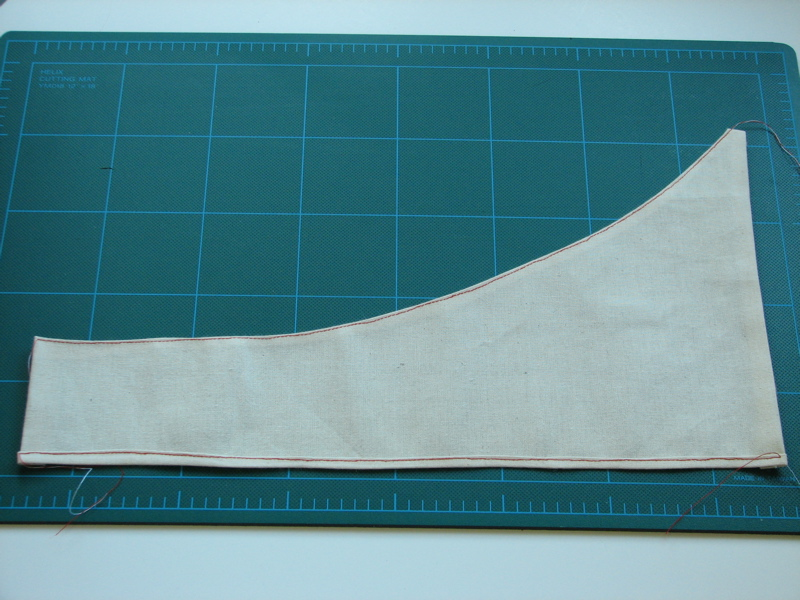
#> input picture examples/craft_photos/incoming/Cutting_mat.jpg, 800 x 600 px; its folder holds only this picture in this run
$ python -i material_detection.py   (imports and definitions only)
#> lines starting #> are read from the running program, lines starting #| are printed output that depends on the picture; after the words box and inside, x2 and y2 are one past the last pixel; in counts of white or black regions, pixels touching at a corner belong together
#> further down, picture is the input picture: PIL image 800x600 RGB; mean R, G, B 93.2, 138.3, 145.7
"""Conservative pixel-derived outlines. No learned masks or physical scale inference.

One isolated, fully visible sheet on a contrasting background is supported.
Unresolved holes, competing pieces, touching image edges and weak separation fail
closed. Approximate vision boxes guide seeds only; they never become an outline.
"""
import io
import threading
from PIL import Image, ImageOps, UnidentifiedImageError

MAX_IMAGE_BYTES=8*1024*1024
_CV_LOCK=threading.Lock()

class DetectionError(ValueError):
    pass

# [26 lines left out: functions decode_photo, vision_image, not called in this run]

def detect_outline(photo, guidance=None):
    # OpenCV's RNG is process-global. Serialize the bounded CPU operation, also
    # across cancellation, rather than leaving cancelled worker jobs unbounded.
    if not _CV_LOCK.acquire(blocking=False):raise DetectionError('detection_busy')
    try:
        import cv2
        try:return _detect(photo,guidance)
        except cv2.error:raise DetectionError('foreground_not_clear') from None
    finally:_CV_LOCK.release()

def _detect(photo,guidance):
    import cv2
    import numpy as np
    from shapely.geometry import Polygon, box, mapping
    if guidance and (not guidance['flat_for_cutting'] or guidance['issues']):
        raise DetectionError('photo_not_suitable')
    small=photo.copy();small.thumbnail((768,768),Image.Resampling.LANCZOS)
    rgb=np.asarray(small);height,width=rgb.shape[:2]
#> after `height, width = rgb.shape[:2]`: height = 576; width = 768
    cv2.setNumThreads(1);cv2.setRNGSeed(0)
    lab=cv2.cvtColor(rgb,cv2.COLOR_RGB2LAB).astype(np.float32)
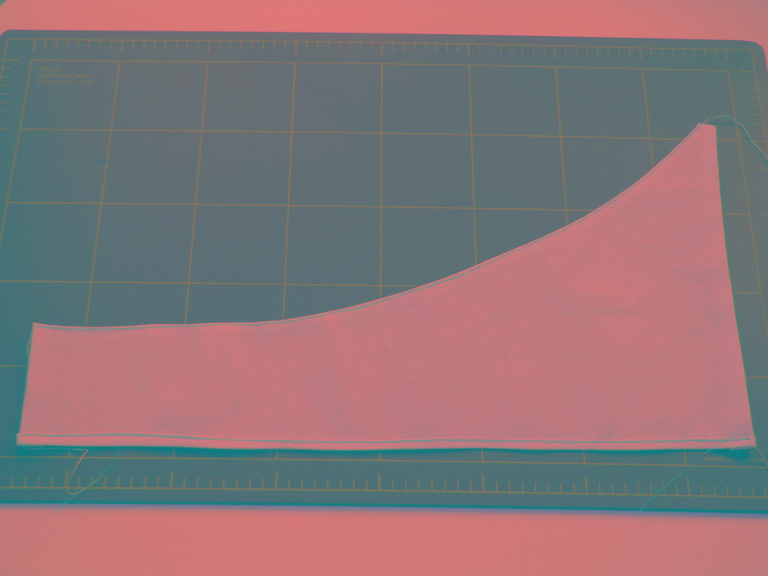
#> lab: shape (576, 768, 3) float32; mean R, G, B 138.8, 116.2, 119.7
    band=max(2,min(width,height)//40)
#> band = 14
    border=np.concatenate((lab[:band].reshape(-1,3),lab[-band:].reshape(-1,3),
                           lab[:,:band].reshape(-1,3),lab[:,-band:].reshape(-1,3)))
    # Several actual border colours accommodate gradients and patterned surfaces.
    sample=np.ascontiguousarray(border[::max(1,len(border)//2048)])
#> sample = 2091 rows, first 8: [99, 120, 120], [202, 120, 119], [206, 121, 119], [210, 120, 119], [209, 120, 119], [212, 118, 120], [214, 118, 120], [214, 121, 119]
    _,labels,centres=cv2.kmeans(sample,3,None,(cv2.TERM_CRITERIA_EPS+cv2.TERM_CRITERIA_MAX_ITER,20,.2),1,cv2.KMEANS_PP_CENTERS)
#> labels = 2091 values, max 2 at index 0, min 0 at index 1228, mean 0.967; centres = [[68.63, 114.5, 118.9], [205.6, 120, 119.9], [101.2, 113.8, 112.7]]
    distances=np.min(np.linalg.norm(lab[:,:,None,:]-centres[None,None,:,:],axis=3),axis=2)
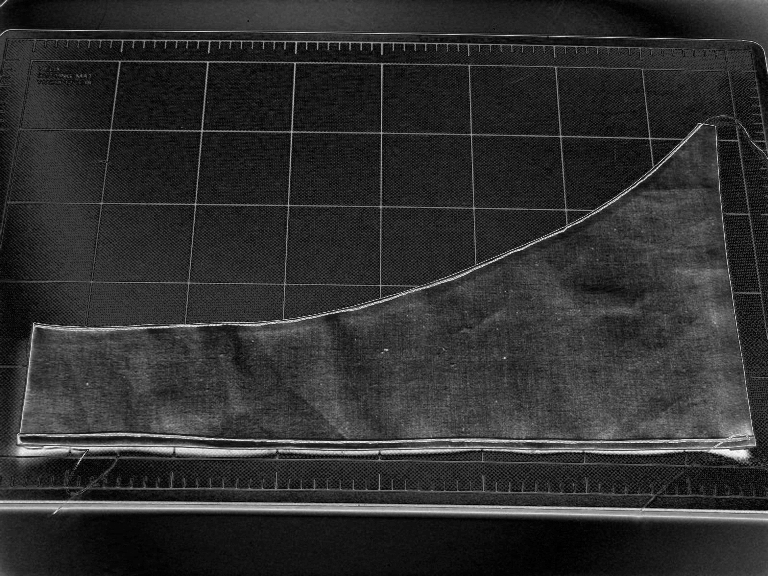
#> distances: shape (576, 768) float32; min 0.385, max 63.67, mean 12.2; drawn with min black and max white
    border_dist=np.min(np.linalg.norm(border[:,None,:]-centres[None,:,:],axis=2),axis=1)
    threshold=max(12.,float(np.percentile(border_dist,95))+8.)
#> threshold = 27.18
    try:
        if threshold>55:raise DetectionError('background_too_complex')
        result,_=_outline_from_contrast(photo,rgb,lab,distances,threshold,guidance)
        return result
    except DetectionError as error:
        # Preserve clear topology/suitability refusals. Only weak colour separation
        # invokes the additional spatial hypotheses, never a lower area threshold.
        if str(error) not in ('foreground_not_clear','background_too_complex'):raise
        primary_error=error
    return _interior_background_outline(photo,rgb,guidance,primary_error)

def _interior_background_outline(photo,rgb,guidance,primary_error):
    """A tabletop at the frame can share a colour with enclosed material.

    Learn a bounded set of image-wide background colours, require each background
    hypothesis to have broad spatial/frame support, then remove frame-connected
    exterior regions. Never choose a foreground by colour alone or from a box.
    """
    import cv2
    import numpy as np
    lab=cv2.medianBlur(cv2.cvtColor(rgb,cv2.COLOR_RGB2LAB),3).astype(np.float32)
    height,width=lab.shape[:2]
    flat=lab.reshape(-1,3);sample=flat[::max(1,len(flat)//4096)].copy()
    cv2.setRNGSeed(0)
    _,labels,centres=cv2.kmeans(sample,4,None,(cv2.TERM_CRITERIA_EPS+cv2.TERM_CRITERIA_MAX_ITER,30,.2),1,cv2.KMEANS_PP_CENTERS)
    results=[]
    for index,centre in enumerate(centres):
        residual=np.linalg.norm(sample[labels.ravel()==index]-centre,axis=1)
        if not len(residual):continue
        threshold=max(12.,float(np.percentile(residual,95))+8.)
        if threshold>55:continue
        distances=np.linalg.norm(lab-centre,axis=2)
        background=distances<=threshold
        frame=np.concatenate((background[0],background[-1],background[:,0],background[:,-1]))
        quadrants=[background[:height//2,:width//2],background[:height//2,width//2:],
                   background[height//2:,:width//2],background[height//2:,width//2:]]
        if background.mean()<.25 or frame.mean()<.05 or sum(q.mean()>.1 for q in quadrants)<3:continue
        try:
            result,mask=_outline_from_contrast(photo,rgb,lab,distances,threshold,guidance,spatial=True)
            results.append((float(background.mean()),result,mask))
        except DetectionError as error:
            # An alternative colour interpretation must not hide competing pieces,
            # a cut-out, incomplete edges, or a malformed contour.
            if str(error)!='foreground_not_clear':raise
    if not results:raise primary_error
    results.sort(key=lambda item:-item[0])
    _,result,mask=results[0]
    for _,_,other in results[1:]:
        intersection=np.count_nonzero(mask&other);union=np.count_nonzero(mask|other)
        if intersection/max(union,1)<.9:raise DetectionError('foreground_not_clear')
    return result

def _outline_from_contrast(photo,rgb,lab,distances,threshold,guidance,spatial=False):
#> called with threshold = 27.18, spatial = False
    import cv2
    import numpy as np
    from shapely.geometry import Polygon, box, mapping
    height,width=rgb.shape[:2];band=max(2,min(width,height)//40)
#> after `height, width = rgb.shape[:2]`: height = 576; width = 768
#> after `band = max(2, min(width, height) // 40)`: band = 14
    candidate=(distances>threshold).astype(np.uint8)
#> candidate: shape (576, 768); values 0 (black) and 1 (white), 5% white; 1230 white regions (1167 under 20 px), largest, box (x1, y1, x2, y2) and area: (11, 406, 756, 465) 6922, (0, 500, 768, 522) 6814, (228, 123, 709, 327) 1192
    if spatial:
        # Break thin mat-grid/loose-thread bridges before spatial connectivity.
        candidate=cv2.morphologyEx(candidate,cv2.MORPH_OPEN,np.ones((3,3),np.uint8))
    allowed=None
    if guidance:
        x0,y0,x1,y1=guidance['region']
        # Check consistency with the hint, never clip a foreground to a model box.
        allowed=np.zeros_like(candidate)
        left=max(0,int((x0-.06)*width));right=min(width,int((x1+.06)*width)+1)
        top=max(0,int((y0-.06)*height));bottom=min(height,int((y1+.06)*height)+1)
        allowed[top:bottom,left:right]=1
    candidate=cv2.morphologyEx(candidate,cv2.MORPH_CLOSE,np.ones((3,3),np.uint8))
#> candidate: shape (576, 768); values 0 (black) and 1 (white), 5.9% white; 537 white regions (476 under 20 px), largest, box (x1, y1, x2, y2) and area: (9, 123, 756, 465) 12712, (0, 500, 768, 522) 7196, (110, 61, 369, 214) 862
    count,components,stats,_=cv2.connectedComponentsWithStats(candidate,8)
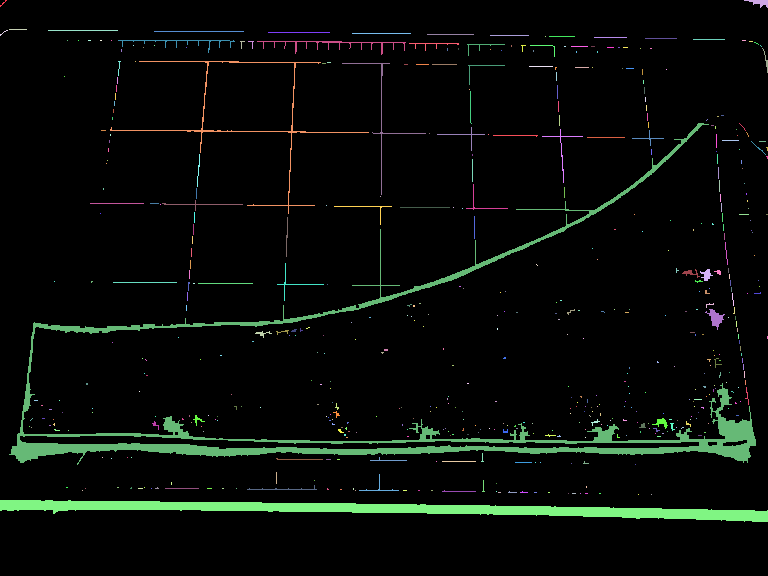
#> components: shape (576, 768) int32; 538 distinct labels, from 0 to 537; one colour per label, 0 black
#> count = 538; stats = 538 rows, first 6: [0, 0, 768, 576, 416430], [0, 0, 7, 7, 11], [744, 0, 24, 8, 93], [9, 29, 18, 1, 18], [0, 30, 8, 6, 9], [48, 30, 70, 1, 70]
    areas=sorted(((int(stats[i,cv2.CC_STAT_AREA]),i) for i in range(1,count)),reverse=True)
#> areas = 537 pairs, first value 1 to 12712, second value 1 to 537
    if spatial:
        def enclosed(index):
            x,y,w,h,_=stats[index]
            return x>2 and y>2 and x+w<width-2 and y+h<height-2
        areas=[(area,index) for area,index in areas if enclosed(index)]
    frame=height*width
#> frame = 442368
    if not areas or areas[0][0]<frame*.03:raise DetectionError('foreground_not_clear')
    area,index=areas[0]
    if len(areas)>1 and areas[1][0]>max(frame*.01,area*.08):raise DetectionError('multiple_material_pieces')
    component=(components==index).astype(np.uint8)
    if allowed is not None and np.count_nonzero(component*allowed)/area<.95:
        raise DetectionError('guidance_region_incomplete')
    if area>frame*.88:raise DetectionError('foreground_fills_frame')
    margin=2 if spatial else band
    if component[:margin].any() or component[-margin:].any() or component[:,:margin].any() or component[:,-margin:].any():
        raise DetectionError('material_edge_missing')
    eroded=cv2.erode(component,np.ones((5,5),np.uint8))
    if int(eroded.sum())<frame*.01:raise DetectionError('foreground_not_clear')
    seeds=np.full((height,width),cv2.GC_BGD,dtype=np.uint8)
    neighbourhood=cv2.dilate(component,np.ones((15,15),np.uint8))>0
    seeds[neighbourhood]=cv2.GC_PR_BGD
    seeds[component>0]=cv2.GC_PR_FGD
    core=eroded>0
    if spatial:
        # A thin connected grid/shadow patch is not a certain foreground seed.
        # Use the robust interior colour for definite seeds; GrabCut can still
        # recover other material colours from probable foreground pixels.
        foreground_colour=np.median(lab[core],axis=0)
        foreground_distance=np.linalg.norm(lab-foreground_colour,axis=2)
        seed_threshold=max(12.,float(np.percentile(foreground_distance[core],80))+6.)
        core&=foreground_distance<seed_threshold
        if np.count_nonzero(core)<frame*.01:raise DetectionError('foreground_not_clear')
    seeds[core]=cv2.GC_FGD
    cv2.grabCut(cv2.cvtColor(rgb,cv2.COLOR_RGB2BGR),seeds,None,np.zeros((1,65),np.float64),np.zeros((1,65),np.float64),3,cv2.GC_INIT_WITH_MASK)
    mask=np.isin(seeds,(cv2.GC_FGD,cv2.GC_PR_FGD)).astype(np.uint8)
    if spatial:mask=cv2.morphologyEx(mask,cv2.MORPH_OPEN,np.ones((3,3),np.uint8))
    # Remove tiny isolated specks only. Never fill a real internal cut-out.
    n,parts,stats,_=cv2.connectedComponentsWithStats(mask,8)
    ordered=sorted(((int(stats[i,cv2.CC_STAT_AREA]),i) for i in range(1,n)),reverse=True)
    if not ordered:raise DetectionError('foreground_not_clear')
    if len(ordered)>1 and ordered[1][0]>frame*.005:raise DetectionError('multiple_material_pieces')
    mask=(parts==ordered[0][1]).astype(np.uint8)
    contours,hierarchy=cv2.findContours(mask,cv2.RETR_CCOMP,cv2.CHAIN_APPROX_SIMPLE)
    if hierarchy is None:raise DetectionError('foreground_not_clear')
    # Even small resolved holes are unsafe to silently bridge with cutting paths.
    for i,c in enumerate(contours):
        if hierarchy[0,i,3]>=0 and cv2.contourArea(c)>=4:raise DetectionError('internal_holes_unsupported')
    _assert_single_surface(rgb,mask)
    external=[c for i,c in enumerate(contours) if hierarchy[0,i,3]<0]
    contour=max(external,key=cv2.contourArea)
    approx=cv2.approxPolyDP(contour,max(.6,cv2.arcLength(contour,True)*.0015),True)
    if not 3<=len(approx)<=100:raise DetectionError('contour_too_complex')
    px=approx[:,0,:].astype(float)
    px[:,0]*=photo.width/width;px[:,1]*=photo.height/height
    polygon=Polygon(px)
    if not polygon.is_valid or polygon.is_empty or polygon.area<photo.width*photo.height*.03:
        raise DetectionError('invalid_detected_geometry')
    if polygon.area>photo.width*photo.height*.88 or not box(1,1,photo.width-1,photo.height-1).contains(polygon):
        raise DetectionError('material_edge_missing')
    reference=Polygon(contour[:,0,:])
    simplified=Polygon(approx[:,0,:])
    if not reference.is_valid:raise DetectionError('contour_too_complex')
    if reference.symmetric_difference(simplified).area/max(reference.area,1)>.025:
        raise DetectionError('contour_too_complex')
    if float(np.median(distances[mask>0]))<threshold+5:raise DetectionError('foreground_not_clear')
    return {'geometry_px':mapping(polygon),'width_px':photo.width,'height_px':photo.height,
            'area_px2':polygon.area,'requires_confirmation':True,
            'quality':{'method':'spatial_background_and_grabcut' if spatial else 'contrast_and_grabcut','confidence':None,
                       'note':'Approximate pixel outline; inspect the complete edge before accepting.'}},mask

def _conflicting_surface_regions(rgb,mask):
    """Pixel evidence of substantial, localized surfaces inside a silhouette.

    This is an ambiguity gate, not semantic tool recognition. Repeated small print
    elements are allowed. Large coherent regions with strong local colour changes
    can be occluders or a compound scene; do not call their enclosing mat material.
    Boundary seams/shadows are excluded using an inner support ring.
    """
    import cv2
    import numpy as np
    lab=cv2.medianBlur(cv2.cvtColor(rgb,cv2.COLOR_RGB2LAB),5).astype(np.float32)
    pixels=lab[mask>0];sample=pixels[::max(1,len(pixels)//4096)].copy()
    if len(sample)<6:return []
    if np.percentile(np.linalg.norm(sample-np.median(sample,axis=0),axis=1),95)<15:return []
    cv2.setRNGSeed(0)
    _,_,centres=cv2.kmeans(sample,6,None,(cv2.TERM_CRITERIA_EPS+cv2.TERM_CRITERIA_MAX_ITER,30,.2),1,cv2.KMEANS_PP_CENTERS)
    classes=np.argmin(np.linalg.norm(lab[:,:,None,:]-centres[None,None,:,:],axis=3),axis=2)
    inner=cv2.erode(mask,np.ones((15,15),np.uint8))>0
    total=max(int(mask.sum()),1);regions=[]
    for index in range(len(centres)):
        colour=((classes==index)&(mask>0)).astype(np.uint8)
        colour=cv2.morphologyEx(colour,cv2.MORPH_OPEN,np.ones((5,5),np.uint8))
        n,parts,stats,_=cv2.connectedComponentsWithStats(colour,8)
        for component in range(1,n):
            fraction=float(stats[component,cv2.CC_STAT_AREA])/total
            if fraction<.025:continue
            pixels_in_region=parts==component
            if np.count_nonzero(pixels_in_region&inner)/stats[component,cv2.CC_STAT_AREA]<.97:continue
            rim=(cv2.dilate(pixels_in_region.astype(np.uint8),np.ones((9,9),np.uint8))>0)&(~pixels_in_region)&(mask>0)
            if not rim.any():continue
            contrast=float(np.linalg.norm(np.median(lab[rim],axis=0)-np.median(lab[pixels_in_region],axis=0)))
            if contrast<30:continue
            cs,_=cv2.findContours(pixels_in_region.astype(np.uint8),cv2.RETR_EXTERNAL,cv2.CHAIN_APPROX_SIMPLE)
            regions.append({'fraction':fraction,'contrast_lab':contrast,'contour':max(cs,key=cv2.contourArea)[:,0,:]})
    return regions

def _assert_single_surface(rgb,mask):
    regions=_conflicting_surface_regions(rgb,mask)
    if any(r['fraction']>=.08 for r in regions) or (len(regions)>=2 and sum(r['fraction'] for r in regions)>=.05):
        raise DetectionError('material_scene_ambiguous')

>>> from PIL import Image
>>> picture = Image.open('../../examples/craft_photos/incoming/Cutting_mat.jpg')
>>> result = detect_outline(picture)
#> in _interior_background_outline, `_,labels,centres=cv2.kmeans(sample,4,None,(cv2.TERM_CRITERIA_EPS+cv2.T..`: labels = 4096 values, max 3 at index 7, min 0 at index 306, mean 1.32; centres = [[69.44, 114.6, 119.4], [196.9, 120.4, 123.6], [97.25, 111.7, 115.1], [155, 124.1, 130.2]]
#> the loop in _interior_background_outline, `for index,centre in enumerate(centres):` made 4 passes
#> (centre, threshold, count in _outline_from_contrast) on passes 2 to 4: ([196.9, 120.4, 123.6], 28.03, 21), ([97.25, 111.7, 115.1], 25, 44), ([155, 124.1, 130.2], 39.63, 111)
#> (centre, threshold, count in _outline_from_contrast, area in _outline_from_contrast) on pass 1: ([69.44, 114.6, 119.4], 48.32, 46, 126948)
#> pass 1, in _interior_background_outline, `distances=np.linalg.norm(lab-centre,axis=2)`:
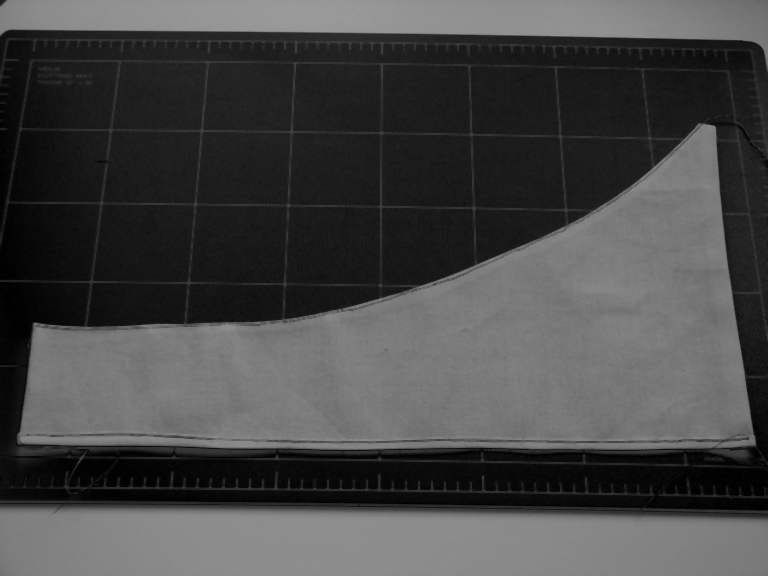
#> distances: shape (576, 768) float32; min 0.702, max 154.7, mean 71.3
#> pass 1, in _interior_background_outline, `background=distances<=threshold`:
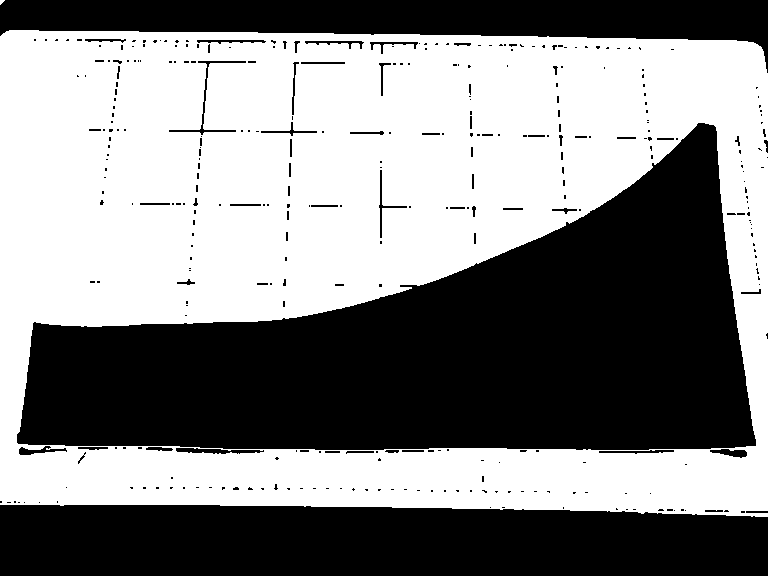
#> background: shape (576, 768) bool; 52.4% white; 347 black regions (286 under 20 px), largest, box (x1, y1, x2, y2) and area: (17, 123, 756, 450) 126214, (0, 505, 768, 576) 51848, (0, 0, 768, 73) 26793
#> pass 1, in _outline_from_contrast (call 2), `candidate=cv2.morphologyEx(candidate,cv2.MORPH_OPEN,np.ones((3,3),np.u..`:
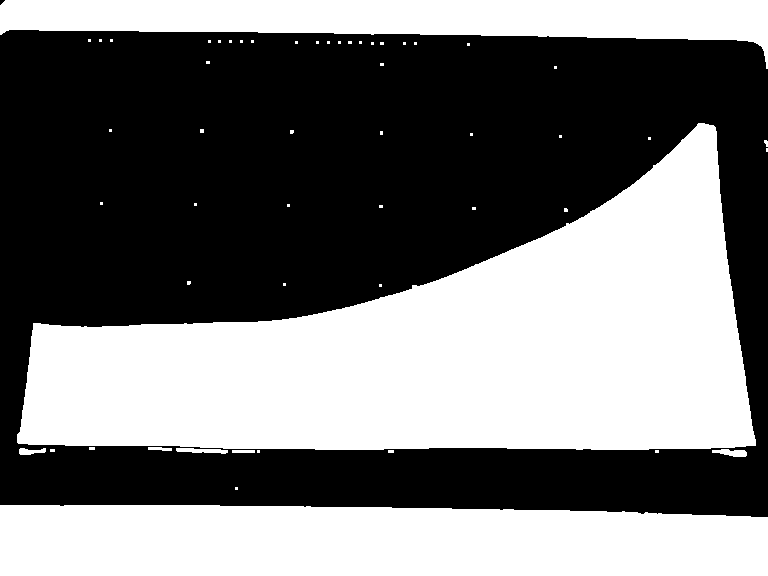
#> candidate: shape (576, 768); values 0 (black) and 1 (white), 46.6% white; 54 white regions (45 under 20 px), largest, box (x1, y1, x2, y2) and area: (17, 123, 756, 450) 126176, (0, 505, 768, 576) 51840, (0, 0, 768, 69) 26788
#> after the loop in _interior_background_outline, `for index,centre in enumerate(centres):`: background: shape (576, 768) bool; 25.5% white; 210 white regions (183 under 20 px), largest, box (x1, y1, x2, y2) and area: (17, 123, 756, 450) 101829, (0, 505, 768, 576) 6831, (676, 0, 768, 73) 2318
#> in _interior_background_outline, `_,result,mask=results[0]`:
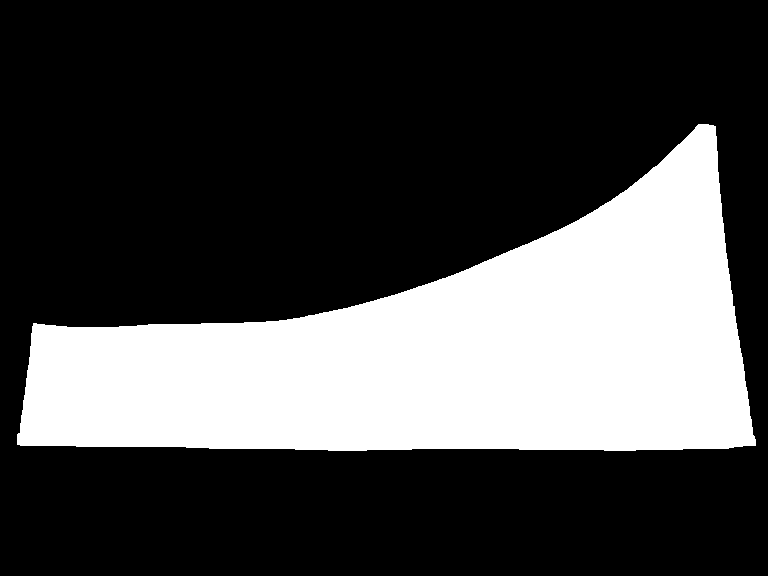
#> mask: shape (576, 768); values 0 (black) and 1 (white), 28.5% white; 1 white region, box (x1, y1, x2, y2) and area: (17, 124, 756, 451) 126253
